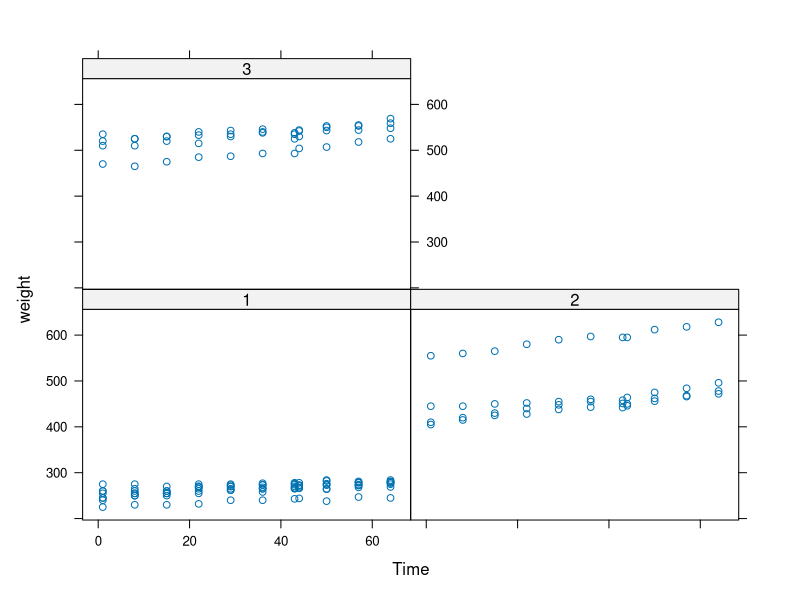
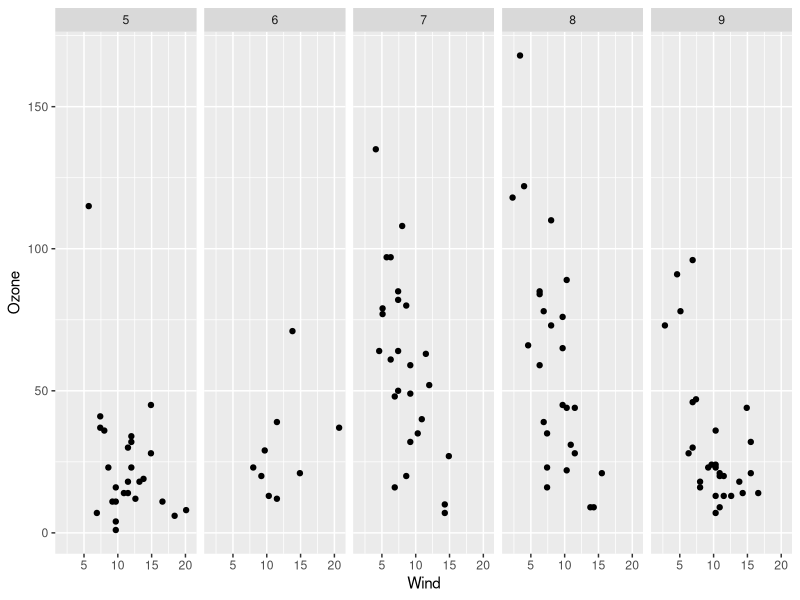
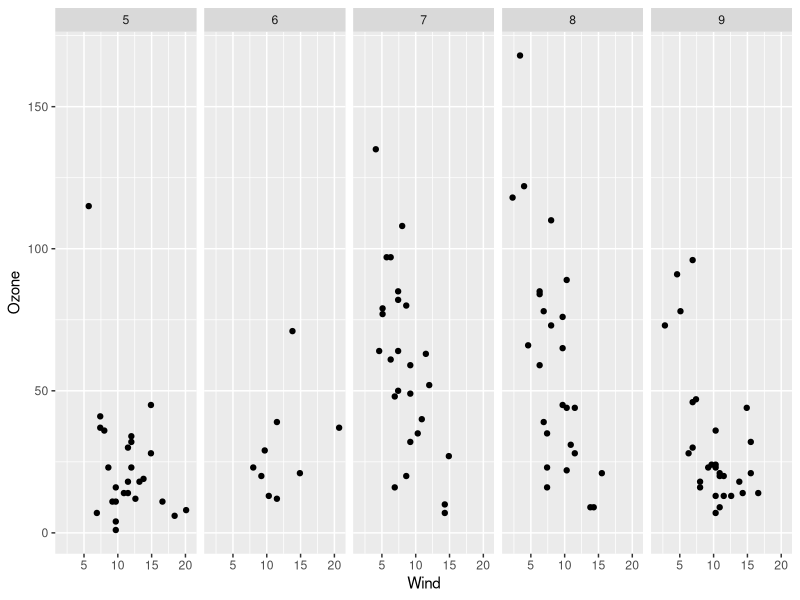

Reproduce these figures in R, in order. (Note: this script raises an error after producing the figures.)
## Q1
library(nlme)
library(lattice)
xyplot(weight ~ Time | Diet, BodyWeight)

## Q7
library(datasets)
library(ggplot2)
data(airquality)
airquality = transform(airquality, Month = factor(Month))
qplot(Wind, Ozone, data = airquality, facets = . ~ Month)
qplot(Wind, Ozone, data = airquality, facets = . ~ factor(Month))

## Q10
data()
qplot(votes, rating, data = movies) + geom_smooth()
